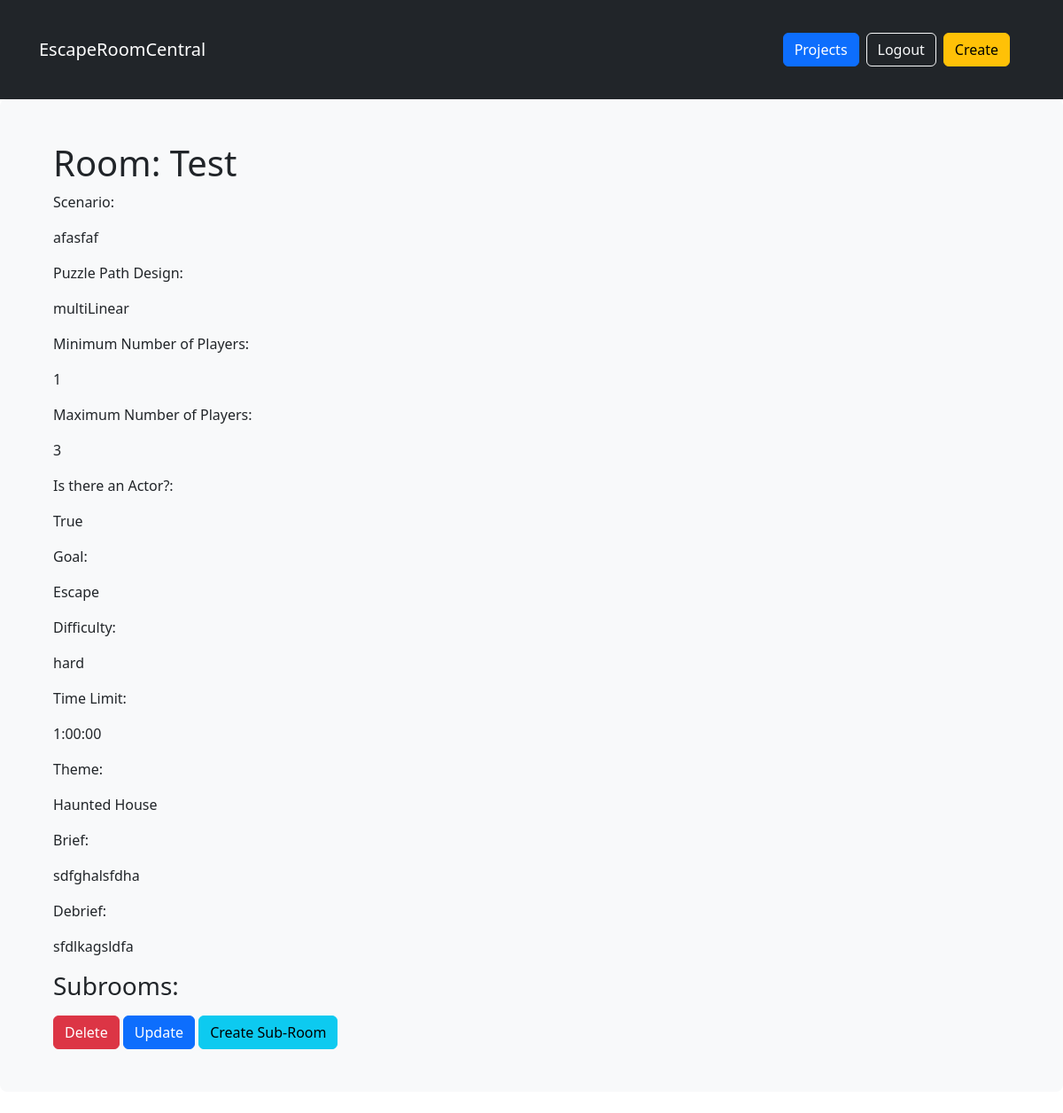
The page /rooms/by/ilias/1/ (signed in) on the database as committed earlier.
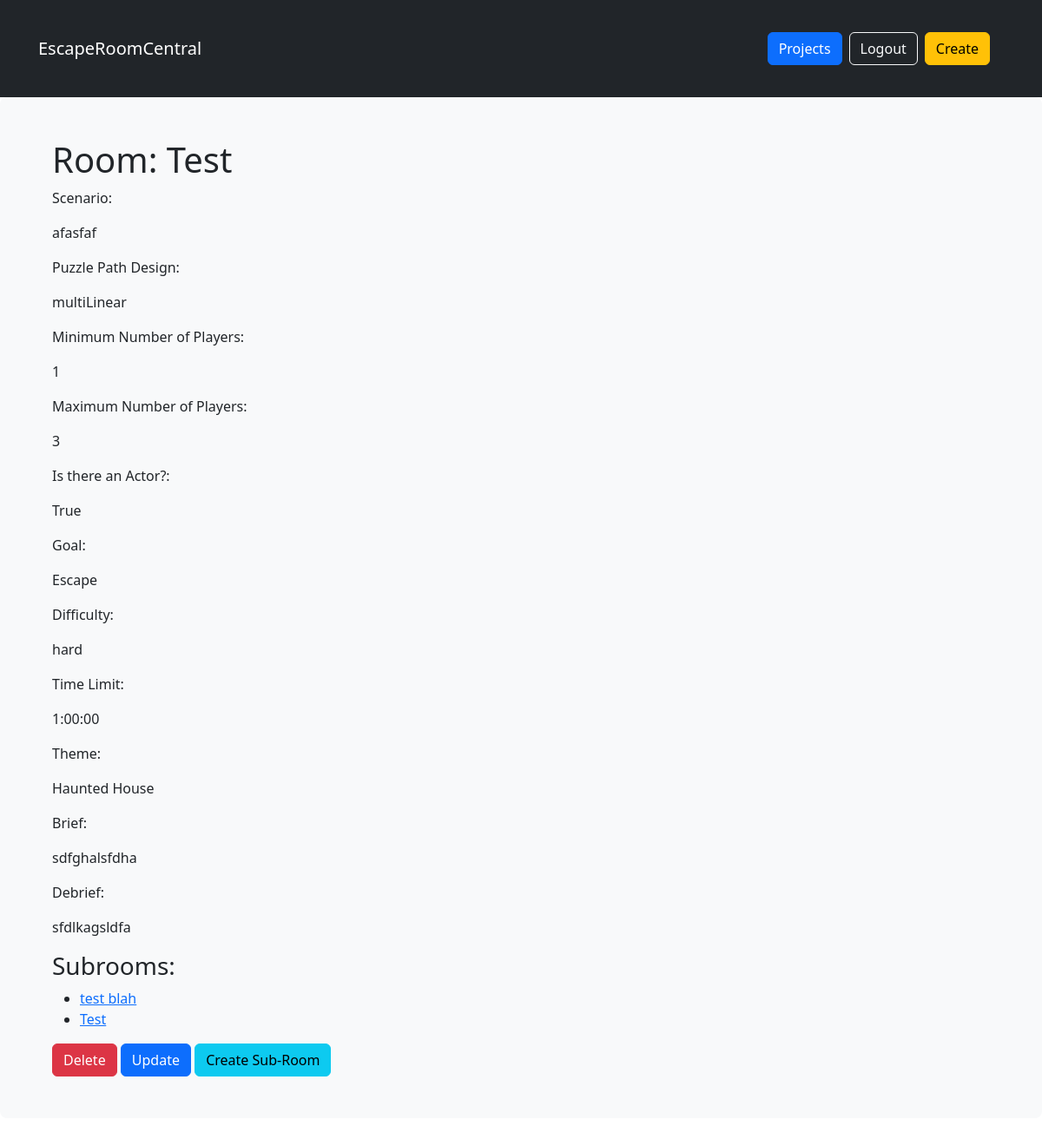
The same page on the database as committed later.
### rooms/models.py (models this page shows)
class SubRoom(models.Model):
    roomId = models.ForeignKey(Room, on_delete=models.CASCADE, related_name='subRooms')
    title = models.CharField(max_length=50, blank=True)

### rooms/views.py (the view)
# urls.py: path('by/<username>/<pk>/', views.RoomDetailView.as_view(), name='single'),
class RoomDetailView(LoginRequiredMixin, UserPassesTestMixin, generic.DetailView):
    model = models.Room
    def get_context_data(self, **kwargs):
        context = super().get_context_data(**kwargs)
        room = self.get_object()
        subrooms = room.subRooms.all()
        context["subrooms"] = subrooms
        return context
    """ def get_queryset(self):
        queryset = super().get_queryset()
        return queryset.filter(
            user__username__iexact=self.kwargs.get('username')
        ) """
    def test_func(self):
        return self.request.user.username == self.kwargs.get('username')

### rooms/templates/rooms/room_detail.html
{% extends 'base.html' %}
{% block content %}
    <div class='container'>
        <h1>Room: {{ room.title }}</h1>
        <p>Scenario:</p>
        <p>{{ room.scenario }}</p>
        <p>Puzzle Path Design:</p>
        <p>{{ room.puzzlePathDesign }}</p>
        <p>Minimum Number of Players:</p>
        <p>{{ room.minPlayers }}</p>
        <p>Maximum Number of Players:</p>
        <p>{{ room.maxPlayers }}</p>
        <p>Is there an Actor?:</p>
        <p>{{ room.hasActor }}</p>
        <p>Goal:</p>
        <p>{{ room.goal }}</p>
        <p>Difficulty:</p>
        <p>{{ room.difficulty }}</p>
        <p>Time Limit:</p>
        <p>{{ room.timeLimit }}</p>
        <p>Theme:</p>
        <p>{{ room.theme }}</p>
        <p>Brief:</p>
        <p>{{ room.brief }}</p>
        <p>Debrief:</p>
        <p>{{ room.debrief }}</p>
        <h3>Subrooms:</h3>
        <ul>
            {% for subroom in subrooms %}
                <li><a href="{% url 'rooms:subroom_single' username=user.username title=room.title pk=subroom.pk %}">{{ subroom.title }}</a></li>
            {% endfor %}
        </ul>
        <div class="media-footer">
            {% if user.is_authenticated and room.user == userId and not hide_delete %}
                <a href="{% url 'rooms:delete' pk=room.pk %}" title="delete" class="btn btn-danger">Delete</a>
            {% endif %}
            {% if user.is_authenticated and room.user == userId %}
                <a href="{% url 'rooms:update' username=user.username pk=room.pk %}" class='btn btn-primary'>Update</a>
            {% endif %}
            {% if user.is_authenticated and room.user == userId %}
                <a type="button" class="btn btn-info" href="{% url 'rooms:new_sub_room' pk=room.pk %}">Create Sub-Room</a>
            {% endif %}
        </div>
    </div>
{% endblock %}

Rows that differ between the two databases and show on the page:
added SubRoom: title "test blah"
added SubRoom: title "Test"
